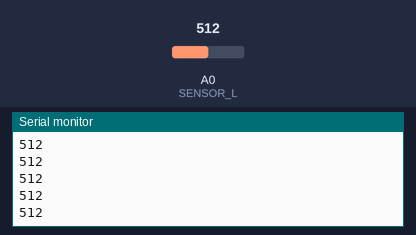
The sketch below on a simulated Arduino Uno, built with avr-gcc and run on an emulated ATmega328P. On the bench: the last lines printed to the serial monitor. The test bench sets the inputs (shaded band); at power-on: A0 (SENSOR_L) = 512.

Above: at 1.2 s.
1.3 s: A0 (SENSOR_L) set to 716
At 1.31 s:
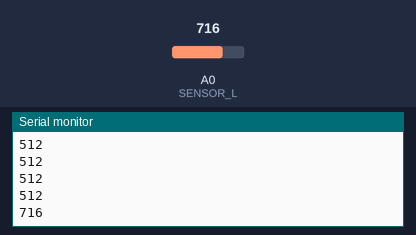
2.8 s: A0 (SENSOR_L) set to 900
At 2.81 s:
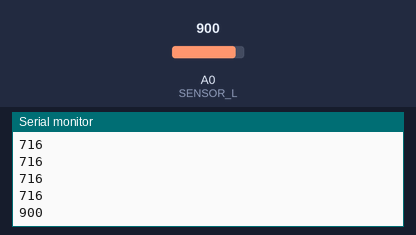
Timing chart, 0 to 5.8 s (numbered marks = the images above; inputs shaded):
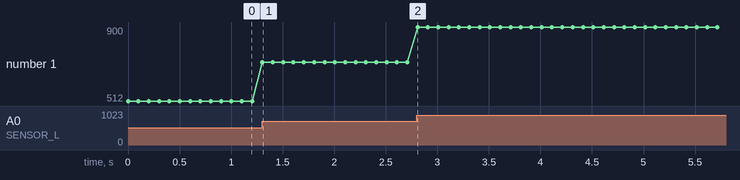

Measured:
- after the input at 1.3 s, the serial monitor: prints a new line at once (image 1)
- after the input at 2.8 s, the serial monitor: prints a new line at once (image 2)
- plotted number 1: 512 → 716 after the input at 1.3 s, 716 → 900 after the input at 2.8 s

The sketch:

reflect_sensor_test.ino
```cpp
#define SENSOR_L A0
void setup() {
  Serial.begin(9600);
}

void loop() {
  int sensorValue = analogRead(SENSOR_L);
  // 回路の例では、反射が強い（対象が白）と小さく、反射が弱い（対象が黒）と大きい値になる(0-1023)
  Serial.println(sensorValue);
  delay(100);
}
```
